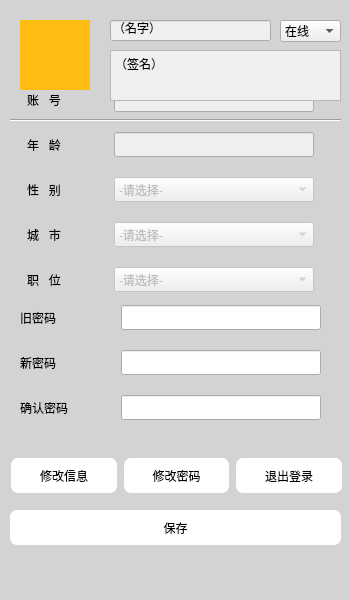
<?xml version="1.0" encoding="UTF-8"?>
<ui version="4.0">
 <class>PersonalMain</class>
 <widget class="QDialog" name="PersonalMain">
  <property name="geometry">
   <rect>
    <x>0</x>
    <y>0</y>
    <width>350</width>
    <height>600</height>
   </rect>
  </property>
  <property name="minimumSize">
   <size>
    <width>350</width>
    <height>600</height>
   </size>
  </property>
  <property name="maximumSize">
   <size>
    <width>350</width>
    <height>600</height>
   </size>
  </property>
  <property name="windowTitle">
   <string>Dialog</string>
  </property>
  <property name="styleSheet">
   <string notr="true">QDialog
{
	background-color: rgb(211,211,211);
	border-top-right-radius : 15px;
	border-bottom-right-radius: 15px;
}
QButton
{
	background-color: rgb(255,255,255);
}
QLabel
{
	font: 9pt &quot;微软雅黑&quot;;
}

</string>
  </property>
  <widget class="QComboBox" name="statusEdit">
   <property name="geometry">
    <rect>
     <x>280</x>
     <y>20</y>
     <width>61</width>
     <height>22</height>
    </rect>
   </property>
   <item>
    <property name="text">
     <string>在线</string>
    </property>
   </item>
   <item>
    <property name="text">
     <string>隐身</string>
    </property>
   </item>
   <item>
    <property name="text">
     <string>离线</string>
    </property>
   </item>
  </widget>
  <widget class="QLabel" name="headImg">
   <property name="geometry">
    <rect>
     <x>20</x>
     <y>20</y>
     <width>70</width>
     <height>70</height>
    </rect>
   </property>
   <property name="minimumSize">
    <size>
     <width>70</width>
     <height>70</height>
    </size>
   </property>
   <property name="maximumSize">
    <size>
     <width>70</width>
     <height>70</height>
    </size>
   </property>
   <property name="styleSheet">
    <string notr="true">background-color: rgb(255, 188, 19);</string>
   </property>
   <property name="text">
    <string/>
   </property>
  </widget>
  <widget class="QTextEdit" name="signatureEdit">
   <property name="enabled">
    <bool>false</bool>
   </property>
   <property name="geometry">
    <rect>
     <x>110</x>
     <y>50</y>
     <width>231</width>
     <height>51</height>
    </rect>
   </property>
   <property name="styleSheet">
    <string notr="true">color: rgb(0, 0, 0);</string>
   </property>
   <property name="html">
    <string>&lt;!DOCTYPE HTML PUBLIC &quot;-//W3C//DTD HTML 4.0//EN&quot; &quot;http://www.w3.org/TR/REC-html40/strict.dtd&quot;&gt;
&lt;html&gt;&lt;head&gt;&lt;meta name=&quot;qrichtext&quot; content=&quot;1&quot; /&gt;&lt;style type=&quot;text/css&quot;&gt;
p, li { white-space: pre-wrap; }
&lt;/style&gt;&lt;/head&gt;&lt;body style=&quot; font-family:'SimSun'; font-size:9.07563pt; font-weight:400; font-style:normal;&quot;&gt;
&lt;p style=&quot; margin-top:0px; margin-bottom:0px; margin-left:0px; margin-right:0px; -qt-block-indent:0; text-indent:0px;&quot;&gt;&lt;span style=&quot; font-size:9.07563pt;&quot;&gt;（签名）&lt;/span&gt;&lt;/p&gt;&lt;/body&gt;&lt;/html&gt;</string>
   </property>
  </widget>
  <widget class="QLineEdit" name="nameEdit">
   <property name="enabled">
    <bool>false</bool>
   </property>
   <property name="geometry">
    <rect>
     <x>110</x>
     <y>20</y>
     <width>161</width>
     <height>21</height>
    </rect>
   </property>
   <property name="styleSheet">
    <string notr="true">color: rgb(0, 0, 0);</string>
   </property>
   <property name="text">
    <string>（名字）</string>
   </property>
  </widget>
  <widget class="QWidget" name="layoutWidget">
   <property name="geometry">
    <rect>
     <x>11</x>
     <y>450</y>
     <width>331</width>
     <height>51</height>
    </rect>
   </property>
   <layout class="QHBoxLayout" name="horizontalLayout">
    <property name="spacing">
     <number>7</number>
    </property>
    <item>
     <widget class="QPushButton" name="btnConfirm">
      <property name="minimumSize">
       <size>
        <width>40</width>
        <height>35</height>
       </size>
      </property>
      <property name="styleSheet">
       <string notr="true">QPushButton
{
	font: 9pt &quot;微软雅黑&quot;;
	border-radius :7px;
	background-color: rgb(255,255,255);
}
QPushButton:hover
{
	background-color: rgb(169,189,35);
}</string>
      </property>
      <property name="text">
       <string>修改信息</string>
      </property>
     </widget>
    </item>
    <item>
     <widget class="QPushButton" name="btnPassword">
      <property name="minimumSize">
       <size>
        <width>40</width>
        <height>35</height>
       </size>
      </property>
      <property name="styleSheet">
       <string notr="true">QPushButton
{
	font: 9pt &quot;微软雅黑&quot;;
	border-radius :7px;
	background-color: rgb(255,255,255);
}
QPushButton:hover
{
	background-color: rgb(169,189,35);
}</string>
      </property>
      <property name="text">
       <string>修改密码</string>
      </property>
     </widget>
    </item>
    <item>
     <widget class="QPushButton" name="btnQuit">
      <property name="minimumSize">
       <size>
        <width>40</width>
        <height>35</height>
       </size>
      </property>
      <property name="styleSheet">
       <string notr="true">QPushButton
{
	font: 9pt &quot;微软雅黑&quot;;
	border-radius :7px;
	background-color: rgb(255,255,255);
}
QPushButton:hover
{
	background-color: rgb(169,189,35);
}</string>
      </property>
      <property name="text">
       <string>退出登录</string>
      </property>
     </widget>
    </item>
   </layout>
  </widget>
  <widget class="Line" name="line">
   <property name="geometry">
    <rect>
     <x>10</x>
     <y>110</y>
     <width>331</width>
     <height>20</height>
    </rect>
   </property>
   <property name="orientation">
    <enum>Qt::Horizontal</enum>
   </property>
  </widget>
  <widget class="QWidget" name="layoutWidget">
   <property name="geometry">
    <rect>
     <x>20</x>
     <y>80</y>
     <width>301</width>
     <height>349</height>
    </rect>
   </property>
   <layout class="QVBoxLayout" name="verticalLayout_3">
    <item>
     <layout class="QVBoxLayout" name="verticalLayout">
      <property name="spacing">
       <number>20</number>
      </property>
      <item>
       <layout class="QHBoxLayout" name="horizontalLayout_2">
        <item>
         <widget class="QLabel" name="accountLabel">
          <property name="minimumSize">
           <size>
            <width>60</width>
            <height>0</height>
           </size>
          </property>
          <property name="maximumSize">
           <size>
            <width>60</width>
            <height>16777215</height>
           </size>
          </property>
          <property name="text">
           <string>账   号</string>
          </property>
         </widget>
        </item>
        <item>
         <widget class="QLineEdit" name="accountEdit">
          <property name="enabled">
           <bool>false</bool>
          </property>
          <property name="minimumSize">
           <size>
            <width>200</width>
            <height>25</height>
           </size>
          </property>
          <property name="maximumSize">
           <size>
            <width>200</width>
            <height>25</height>
           </size>
          </property>
         </widget>
        </item>
       </layout>
      </item>
      <item>
       <layout class="QHBoxLayout" name="horizontalLayout_3">
        <item>
         <widget class="QLabel" name="ageLabel">
          <property name="minimumSize">
           <size>
            <width>60</width>
            <height>0</height>
           </size>
          </property>
          <property name="maximumSize">
           <size>
            <width>60</width>
            <height>16777215</height>
           </size>
          </property>
          <property name="text">
           <string>年   龄</string>
          </property>
         </widget>
        </item>
        <item>
         <widget class="QLineEdit" name="ageEdit">
          <property name="enabled">
           <bool>false</bool>
          </property>
          <property name="minimumSize">
           <size>
            <width>200</width>
            <height>25</height>
           </size>
          </property>
          <property name="maximumSize">
           <size>
            <width>200</width>
            <height>25</height>
           </size>
          </property>
         </widget>
        </item>
       </layout>
      </item>
      <item>
       <layout class="QHBoxLayout" name="horizontalLayout_4">
        <item>
         <widget class="QLabel" name="genderLabel">
          <property name="minimumSize">
           <size>
            <width>60</width>
            <height>0</height>
           </size>
          </property>
          <property name="maximumSize">
           <size>
            <width>60</width>
            <height>16777215</height>
           </size>
          </property>
          <property name="text">
           <string>性   别</string>
          </property>
         </widget>
        </item>
        <item>
         <widget class="QComboBox" name="genderEdit">
          <property name="enabled">
           <bool>false</bool>
          </property>
          <property name="minimumSize">
           <size>
            <width>200</width>
            <height>25</height>
           </size>
          </property>
          <property name="maximumSize">
           <size>
            <width>200</width>
            <height>16777215</height>
           </size>
          </property>
          <property name="currentText">
           <string>-请选择-</string>
          </property>
          <item>
           <property name="text">
            <string>-请选择-</string>
           </property>
          </item>
          <item>
           <property name="text">
            <string>男</string>
           </property>
          </item>
          <item>
           <property name="text">
            <string>女</string>
           </property>
          </item>
         </widget>
        </item>
       </layout>
      </item>
      <item>
       <layout class="QHBoxLayout" name="horizontalLayout_5">
        <item>
         <widget class="QLabel" name="cityLabel">
          <property name="minimumSize">
           <size>
            <width>60</width>
            <height>0</height>
           </size>
          </property>
          <property name="maximumSize">
           <size>
            <width>60</width>
            <height>16777215</height>
           </size>
          </property>
          <property name="text">
           <string>城   市</string>
          </property>
         </widget>
        </item>
        <item>
         <widget class="QComboBox" name="cityEdit">
          <property name="enabled">
           <bool>false</bool>
          </property>
          <property name="minimumSize">
           <size>
            <width>200</width>
            <height>25</height>
           </size>
          </property>
          <property name="maximumSize">
           <size>
            <width>200</width>
            <height>16777215</height>
           </size>
          </property>
          <item>
           <property name="text">
            <string>-请选择-</string>
           </property>
          </item>
          <item>
           <property name="text">
            <string>北京</string>
           </property>
          </item>
          <item>
           <property name="text">
            <string>天津</string>
           </property>
          </item>
          <item>
           <property name="text">
            <string>河北</string>
           </property>
          </item>
          <item>
           <property name="text">
            <string>辽宁</string>
           </property>
          </item>
          <item>
           <property name="text">
            <string>吉林</string>
           </property>
          </item>
          <item>
           <property name="text">
            <string>黑龙江</string>
           </property>
          </item>
          <item>
           <property name="text">
            <string>山东</string>
           </property>
          </item>
          <item>
           <property name="text">
            <string>江苏</string>
           </property>
          </item>
          <item>
           <property name="text">
            <string>上海</string>
           </property>
          </item>
          <item>
           <property name="text">
            <string>浙江</string>
           </property>
          </item>
          <item>
           <property name="text">
            <string>安徽</string>
           </property>
          </item>
          <item>
           <property name="text">
            <string>福建</string>
           </property>
          </item>
          <item>
           <property name="text">
            <string>江西</string>
           </property>
          </item>
          <item>
           <property name="text">
            <string>广东</string>
           </property>
          </item>
          <item>
           <property name="text">
            <string>广西</string>
           </property>
          </item>
          <item>
           <property name="text">
            <string>海南</string>
           </property>
          </item>
          <item>
           <property name="text">
            <string>河南</string>
           </property>
          </item>
          <item>
           <property name="text">
            <string>湖南</string>
           </property>
          </item>
          <item>
           <property name="text">
            <string>湖北</string>
           </property>
          </item>
          <item>
           <property name="text">
            <string>山西</string>
           </property>
          </item>
          <item>
           <property name="text">
            <string>内蒙古</string>
           </property>
          </item>
          <item>
           <property name="text">
            <string>宁夏</string>
           </property>
          </item>
          <item>
           <property name="text">
            <string>青海</string>
           </property>
          </item>
          <item>
           <property name="text">
            <string>陕西</string>
           </property>
          </item>
          <item>
           <property name="text">
            <string>甘肃</string>
           </property>
          </item>
          <item>
           <property name="text">
            <string>新疆</string>
           </property>
          </item>
          <item>
           <property name="text">
            <string>四川</string>
           </property>
          </item>
          <item>
           <property name="text">
            <string>贵州</string>
           </property>
          </item>
          <item>
           <property name="text">
            <string>云南</string>
           </property>
          </item>
          <item>
           <property name="text">
            <string>重庆</string>
           </property>
          </item>
          <item>
           <property name="text">
            <string>西藏</string>
           </property>
          </item>
          <item>
           <property name="text">
            <string>香港</string>
           </property>
          </item>
          <item>
           <property name="text">
            <string>澳门</string>
           </property>
          </item>
          <item>
           <property name="text">
            <string>台湾</string>
           </property>
          </item>
         </widget>
        </item>
       </layout>
      </item>
      <item>
       <layout class="QHBoxLayout" name="horizontalLayout_6">
        <item>
         <widget class="QLabel" name="jobLabel">
          <property name="minimumSize">
           <size>
            <width>60</width>
            <height>0</height>
           </size>
          </property>
          <property name="maximumSize">
           <size>
            <width>60</width>
            <height>16777215</height>
           </size>
          </property>
          <property name="text">
           <string>职   位</string>
          </property>
         </widget>
        </item>
        <item>
         <widget class="QComboBox" name="jobEdit">
          <property name="enabled">
           <bool>false</bool>
          </property>
          <property name="minimumSize">
           <size>
            <width>200</width>
            <height>25</height>
           </size>
          </property>
          <property name="maximumSize">
           <size>
            <width>200</width>
            <height>16777215</height>
           </size>
          </property>
          <item>
           <property name="text">
            <string>-请选择-</string>
           </property>
          </item>
          <item>
           <property name="text">
            <string>教师</string>
           </property>
          </item>
          <item>
           <property name="text">
            <string>学生</string>
           </property>
          </item>
          <item>
           <property name="text">
            <string>公务员</string>
           </property>
          </item>
          <item>
           <property name="text">
            <string>律师/法务</string>
           </property>
          </item>
          <item>
           <property name="text">
            <string>计算机/通信</string>
           </property>
          </item>
          <item>
           <property name="text">
            <string>广告/传媒</string>
           </property>
          </item>
          <item>
           <property name="text">
            <string>医疗/护理</string>
           </property>
          </item>
          <item>
           <property name="text">
            <string>其他</string>
           </property>
          </item>
         </widget>
        </item>
       </layout>
      </item>
     </layout>
    </item>
    <item>
     <layout class="QVBoxLayout" name="verticalLayout_2">
      <property name="spacing">
       <number>20</number>
      </property>
      <item>
       <layout class="QHBoxLayout" name="horizontalLayout_7">
        <item>
         <widget class="QLabel" name="passwordOldLabel">
          <property name="minimumSize">
           <size>
            <width>65</width>
            <height>0</height>
           </size>
          </property>
          <property name="text">
           <string>旧密码</string>
          </property>
         </widget>
        </item>
        <item>
         <widget class="QLineEdit" name="passwordOldEdit">
          <property name="minimumSize">
           <size>
            <width>200</width>
            <height>25</height>
           </size>
          </property>
          <property name="maximumSize">
           <size>
            <width>200</width>
            <height>25</height>
           </size>
          </property>
         </widget>
        </item>
       </layout>
      </item>
      <item>
       <layout class="QGridLayout" name="gridLayout">
        <item row="0" column="1">
         <widget class="QLineEdit" name="passwordNewEdit">
          <property name="minimumSize">
           <size>
            <width>200</width>
            <height>25</height>
           </size>
          </property>
          <property name="maximumSize">
           <size>
            <width>200</width>
            <height>25</height>
           </size>
          </property>
         </widget>
        </item>
        <item row="0" column="0">
         <widget class="QLabel" name="passwordNewLabel">
          <property name="minimumSize">
           <size>
            <width>65</width>
            <height>0</height>
           </size>
          </property>
          <property name="text">
           <string>新密码</string>
          </property>
         </widget>
        </item>
       </layout>
      </item>
      <item>
       <layout class="QHBoxLayout" name="horizontalLayout_8">
        <item>
         <widget class="QLabel" name="passwordConfirmLabel">
          <property name="minimumSize">
           <size>
            <width>65</width>
            <height>0</height>
           </size>
          </property>
          <property name="text">
           <string>确认密码</string>
          </property>
         </widget>
        </item>
        <item>
         <widget class="QLineEdit" name="passwordConfirmEdit">
          <property name="minimumSize">
           <size>
            <width>200</width>
            <height>25</height>
           </size>
          </property>
          <property name="maximumSize">
           <size>
            <width>200</width>
            <height>25</height>
           </size>
          </property>
         </widget>
        </item>
       </layout>
      </item>
     </layout>
    </item>
   </layout>
  </widget>
  <widget class="QPushButton" name="btnSave">
   <property name="geometry">
    <rect>
     <x>10</x>
     <y>510</y>
     <width>331</width>
     <height>35</height>
    </rect>
   </property>
   <property name="minimumSize">
    <size>
     <width>40</width>
     <height>35</height>
    </size>
   </property>
   <property name="styleSheet">
    <string notr="true">QPushButton
{
	font: 9pt &quot;微软雅黑&quot;;
	border-radius :7px;
	background-color: rgb(255,255,255);
}
QPushButton:hover
{
	background-color: rgb(169,189,35);
}</string>
   </property>
   <property name="text">
    <string>保存</string>
   </property>
  </widget>
  <zorder>statusEdit</zorder>
  <zorder>headImg</zorder>
  <zorder>signatureEdit</zorder>
  <zorder>nameEdit</zorder>
  <zorder>layoutWidget</zorder>
  <zorder>layoutWidget</zorder>
  <zorder>line</zorder>
  <zorder>btnSave</zorder>
 </widget>
 <resources/>
 <connections/>
</ui>
